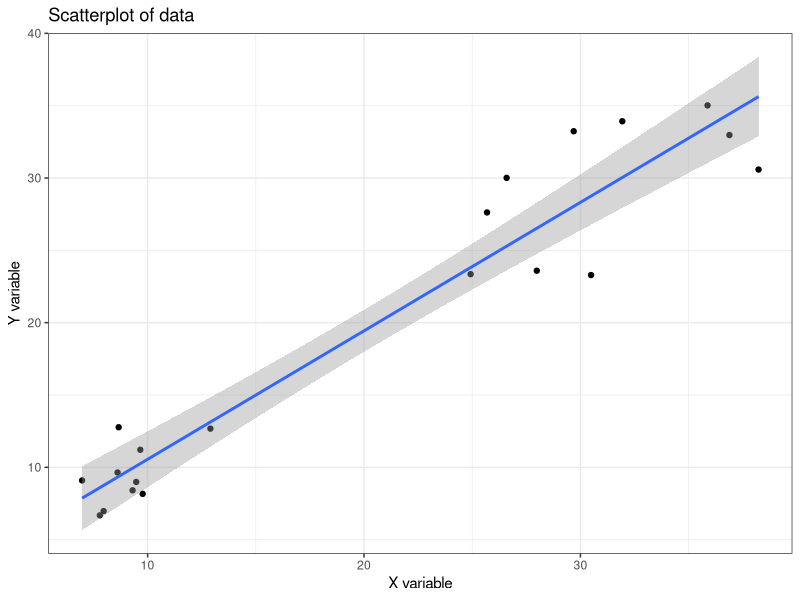
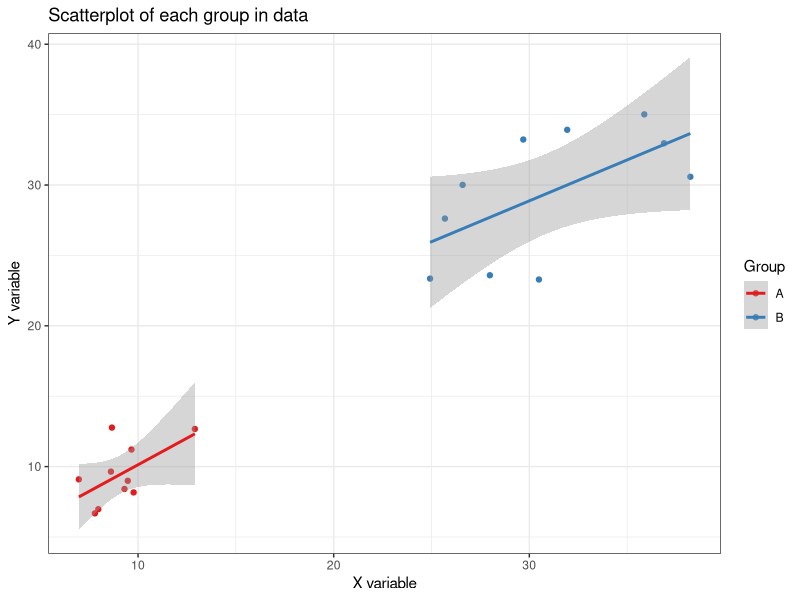
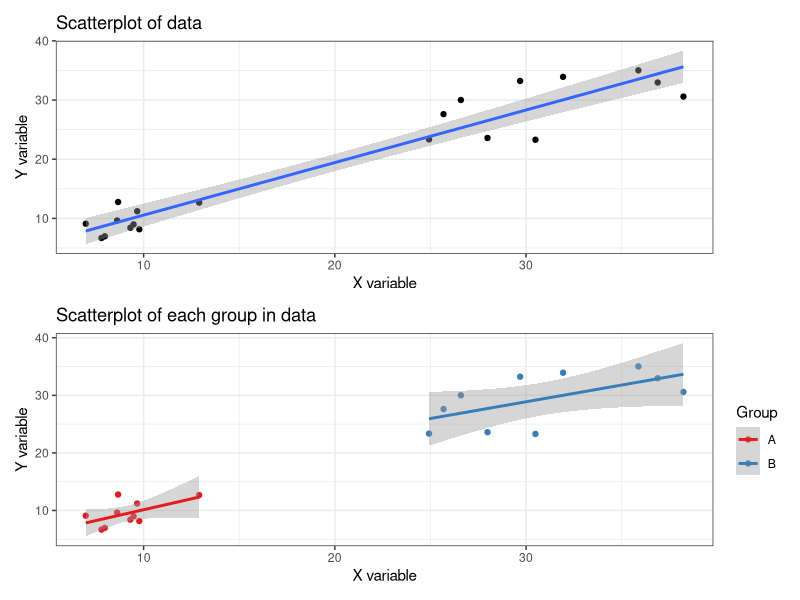

Reproduce these figures in R, in order.
# This script creates scatterplot, with and without grouping, using ggplot2.
library(tidyverse)
library(readxl)
library(patchwork) # for combining plots

# Simulated data below. If you wish to import your own data, comment
# out the code below or remove it.
# To import your own data, use read_csv() or read_excel() depending
# on whether your data is in a .csv or .xlsx file.
#
# ==============================================
# Generate simulated data
set.seed(1955)
df <- data.frame(
    x = c(rnorm(10, mean = 10, sd = 2), rnorm(10, mean = 30, sd = 4)),
    y = c(rnorm(10, mean = 10, sd = 2), rnorm(10, mean = 30, sd = 4)),
    Group = c(rep("A", 10), rep("B", 10))
)
# ==============================================

# make the linear trends in above data more evident


# Plot the data
p1 <- ggplot(df, aes(x, y)) +
    geom_point() +
    geom_smooth(method = "lm") +
    labs(x = "X variable", y = "Y variable") +
    ggtitle("Scatterplot of data") +
    theme_bw()

p2 <- ggplot(df, aes(x, y, colour = Group)) +
    geom_point() +
    geom_smooth(method = "lm") +
    labs(x = "X variable", y = "Y variable") +
    ggtitle("Scatterplot of each group in data") +
    # add colour theme
    scale_color_brewer(palette = "Set1") +
    theme_bw()

p1
p2
p1 / p2
